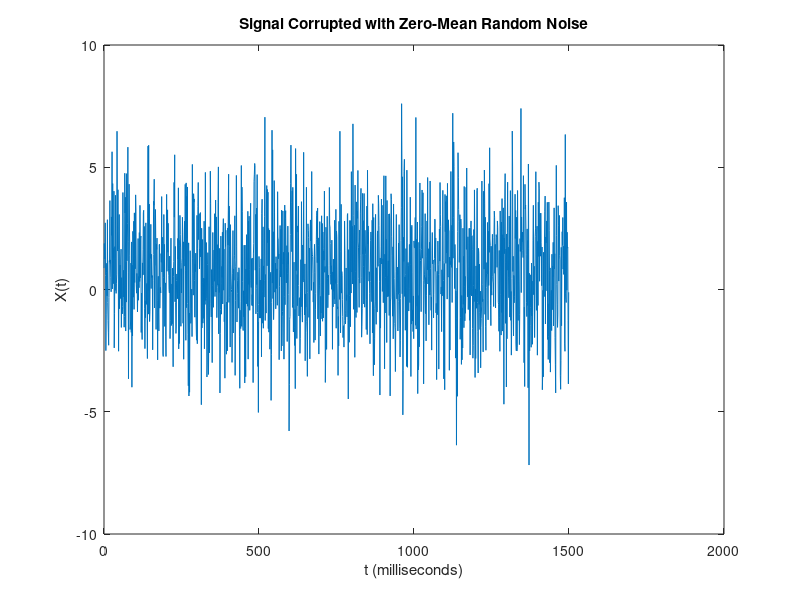
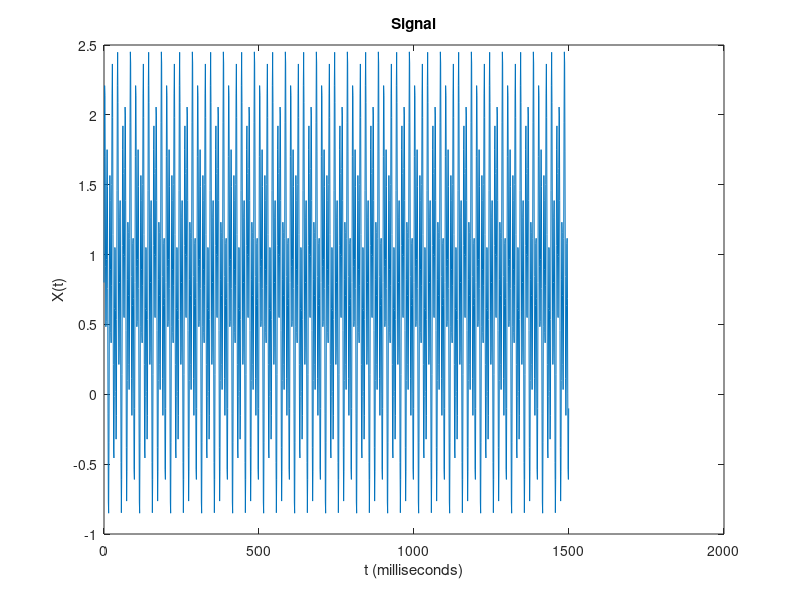
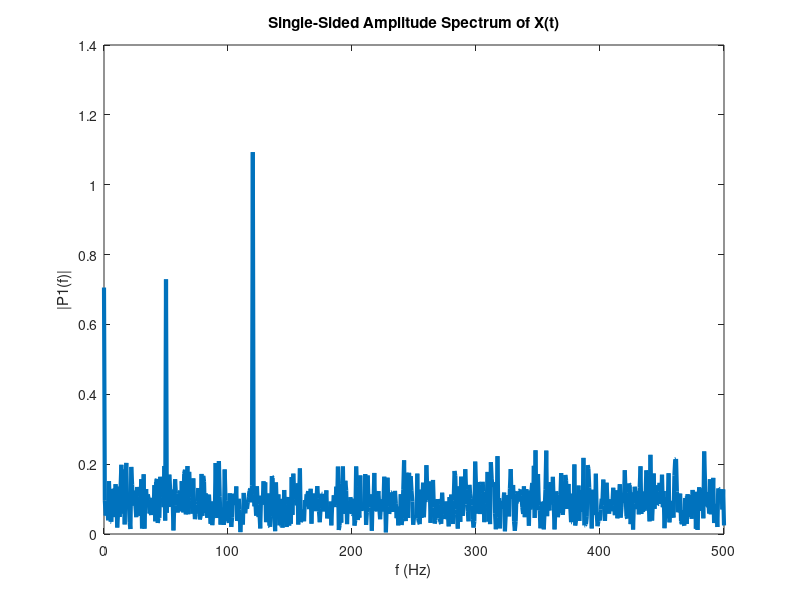

The MATLAB source for these figures, in order: (Note: this script raises an error after producing the figures.)
%Alright, we need to figure this out.
%Frank needs to correctly use the spectrum to separate the timeseries.

%Sampling frequency: 1 kHz
%Signal duration: 1.5 seconds

Fs = 1000;            % Sampling frequency                    
T = 1/Fs;             % Sampling period       
L = 1500;             % Length of signal
t = (0:L-1)*T;        % Time vector

S = 0.8 + 0.7*sin(2*pi*50*t) + sin(2*pi*120*t);

data = S + 2*randn(size(t));


figure()
plot(1000*t,data)
title("Signal Corrupted with Zero-Mean Random Noise")
xlabel("t (milliseconds)")
ylabel("X(t)")

figure()
plot(1000*t,S)
title("Signal")
xlabel("t (milliseconds)")
ylabel("X(t)")


Y = fft(data)
P2 = abs(Y/L);
P1 = P2(1:L/2+1);
P1(2:end-1) = 2*P1(2:end-1);


f = Fs/L*(0:(L/2));
figure()
plot(f,P1,"LineWidth",3) 
title("Single-Sided Amplitude Spectrum of X(t)")
xlabel("f (Hz)")
ylabel("|P1(f)|")


segmentLength = 1000;
noverlap = 500;
[pxx,f] = pwelch(data,segmentLength,noverlap,40,Fs);

[pxx,f] = pwelch(data);

figure()
plot(f,10*log10(pxx))
xlabel('Frequency (Hz)')
ylabel('PSD (dB/Hz)')
title('Example Signal, 50% overlap')



figure()
plot(Fs/L*(0:L-1),abs(Y),"LineWidth",3)
title("Complex Magnitude of fft Spectrum")
xlabel("f (Hz)")
ylabel("|fft(X)|")
figure()
plot(Fs/L*(-L/2:L/2-1),abs(fftshift(Y)),"LineWidth",3)
title("fft Spectrum in the Positive and Negative Frequencies")
xlabel("f (Hz)")
ylabel("|fft(X)|")


Y = fft(S);
P2 = abs(Y/L);
P1 = P2(1:L/2+1);
P1(2:end-1) = 2*P1(2:end-1);
figure()
plot(f,P1,"LineWidth",3) 
title("Single-Sided Amplitude Spectrum of S(t)")
xlabel("f (Hz)")
ylabel("|P1(f)|")

 %Franks Hanning Window Implementation

Fs = 1000;            % Sampling frequency                    
T = 1/Fs;             % Sampling period       
L = 1500;             % Length of signal
t = (0:L-1)*T;        % Time vector
f = Fs/L*(0:(L/2));

S = 0.8 + 0.7*sin(2*pi*50*t) + sin(2*pi*120*t);

data = S + 2*randn(size(t));
hannWind = hanning(40);


dataTest = data.*hannWind;

figure()
wvtool(hannWind)


Ywindow = fft(dataTest);
P2window = abs(Ywindow/L);
P1window = P2window(1:L/2+1);
P1window(2:end-1) = 2*P1window(2:end-1);
figure()
plot(f,P1window,"LineWidth",3) 
title("Single-Sided Amplitude Spectrum of S(t)")
xlabel("f (Hz)")
ylabel("|P1(f)|")




Y = fft(data);
P2 = abs(Y/L);
P1 = P2(1:L/2+1);
P1(2:end-1) = 2*P1(2:end-1);
figure()
plot(f,P1,"LineWidth",3) 
title("Single-Sided Amplitude Spectrum of S(t)")
xlabel("f (Hz)")
ylabel("|P1(f)|")




%%
% Okay, gotta experiment with my data
% 1hz = 1 per second
% 1/3600 Hz = 1 per hour? I think
% Frank ran "deepCutz"
deepCutz
clearvars -except receiverData oneDrive githubToolbox
close all

%
Fs = 1/3600;        % Sampling Frequency, hourly
T = 1/Fs            % Sample Period
L = length(receiverData{5}.HourlyDets)          % Length of Signal
t = (0:L-1)*T;

%Testing my data
T = receiverData{5}.DT
% T2 = receiverData{5}.DT
data = receiverData{5}.HourlyDets';
window = hanning(40);

f = Fs/L*(0:(L/2));

figure()
plot(T,data)
title("Row in the Time Domain")

%
Y = fft(data);
P2 = abs(Y/L);
P1 = P2(1:L/2+1);
P1(2:end-1) = 2*P1(2:end-1);
figure()
plot(f,P1,"LineWidth",3) 
title("FFT: Off Reef, No Window")
xlabel("f (Hz)")
ylabel("|P1(f)|")


%%
dataTest = data.*window;


Ywindow = fft(dataTest);
P2window = abs(Ywindow/L);
P1window = P2window(1:L/2+1);
P1window(2:end-1) = 2*P1window(2:end-1);
figure()
plot(f,P1window,"LineWidth",3) 
title("Single-Sided Amplitude Spectrum, Data: 80-Hour  Hanning Window, Off Reef")
xlabel("f (Hz)")
ylabel("|P1(f)|")


















%%




Y = fft(data,L);
windowY = fft(window.*data,:)

figure()
plot(Fs/L*(0:L-1),abs(Y),"LineWidth",3)
title("Complex Magnitude of fft Spectrum")
xlabel("f (Hz)")
ylabel("|fft(X)|")


%
figure()
plot(Fs/L*(-L/2:L/2-1),abs(fftshift(Y)),"LineWidth",3)
title("fft Spectrum in the Positive and Negative Frequencies")
xlabel("f (Hz)")
ylabel("|fft(X)|")


P2 = abs(Y/L);
P1 = P2(1:L/2+1);
P1(2:end-1) = 2*P1(2:end-1);


f = Fs/L*(0:(L/2));
plot(f,P1,"LineWidth",3) 
title("Single-Sided Amplitude Spectrum of X(t),NoFilter")
xlabel("f (Hz)")
ylabel("|P1(f)|")







%%
%Off reef is super obvious: tides and daily.
%On reef is not. Need to look at lowpass/highpass filters, or windowing.
Fs = 1/3600;        % Sampling Frequency
T = 1/Fs            % Sample Period
L = length(receiverData{5}.HourlyDets)          % Length of Signal
% L = length(receiverData{5}.HourlyDets)
t = (0:L-1)*T;


%Testing my data
T = receiverData{4}.DT
% T2 = receiverData{5}.DT
data = receiverData{4}.HourlyDets;
% X2 = receiverData{5}.HourlyDets;




%40 hour pass
wpass = 1/(40*3600);


dataHighFilter = highpass(data,wpass);
dataLowFilter   = lowpass(data,wpass);

Y = fft(dataHighFilter,L);
% Y2 = fft(X2,L2);

figure()
plot(Fs/L*(0:L-1),abs(Y),"LineWidth",3)
title("Complex Magnitude of fft Spectrum")
xlabel("f (Hz)")
ylabel("|fft(X)|")


%
figure()
plot(Fs/L*(-L/2:L/2-1),abs(fftshift(Y)),"LineWidth",3)
title("fft Spectrum in the Positive and Negative Frequencies")
xlabel("f (Hz)")
ylabel("|fft(X)|")


P2 = abs(Y/L);
P1 = P2(1:L/2+1);
P1(2:end-1) = 2*P1(2:end-1);


f = Fs/L*(0:(L/2));
plot(f,P1,"LineWidth",3) 
title("Single-Sided Amplitude Spectrum of X(t), HighFilter")
xlabel("f (Hz)")
ylabel("|P1(f)|")

%
Y = fft(dataLowFilter,L);
% Y2 = fft(X2,L2);

figure()
plot(Fs/L*(0:L-1),abs(Y),"LineWidth",3)
title("Complex Magnitude of fft Spectrum")
xlabel("f (Hz)")
ylabel("|fft(X)|")


%
figure()
plot(Fs/L*(-L/2:L/2-1),abs(fftshift(Y)),"LineWidth",3)
title("fft Spectrum in the Positive and Negative Frequencies")
xlabel("f (Hz)")
ylabel("|fft(X)|")


P2 = abs(Y/L);
P1 = P2(1:L/2+1);
P1(2:end-1) = 2*P1(2:end-1);


f = Fs/L*(0:(L/2));
plot(f,P1,"LineWidth",3) 
title("Single-Sided Amplitude Spectrum of X(t), LowFilter")
xlabel("f (Hz)")
ylabel("|P1(f)|")







%%


Fs = 1000;                    % Sampling frequency
T = 1/Fs;                     % Sampling period
L = 1000;                     % Length of signal
t = (0:L-1)*T;                % Time vector

x1 = cos(2*pi*50*t);          % First row wave
x2 = cos(2*pi*150*t);         % Second row wave
x3 = cos(2*pi*300*t);         % Third row wave

data = [x1; x2; x3];

figure()
for i = 1:3
    subplot(3,1,i)
    plot(t(1:100),data(i,1:100))
    title("Row " + num2str(i) + " in the Time Domain")
end


dim = 2;
Y = fft(data,L,dim);
P2 = abs(Y/L);
P1 = P2(:,1:L/2+1);
P1(:,2:end-1) = 2*P1(:,2:end-1);

figure()
for i=1:3
    subplot(3,1,i)
    plot(0:(Fs/L):(Fs/2-Fs/L),P1(i,1:L/2))
    title("Row " + num2str(i) + " in the Frequency Domain")
end


%%
%Frank testing ADCP?

tidalAnalysis2020
clearvars -except githubToolbox localplots oneDrive adcp rotUtideShore ut vt localPlots matlabToolbox oneDrive tideDN tideDT rotUtideShore rotVtideShore uz vz
close all

time = datetime(adcp.dn(1:2:end),'convertFrom','datenum')
uz = uz(1:2:end);
vz = vz(1:2:end);


Fs = 1/3600;        % Sampling Frequency, hourly
T = 1/Fs            % Sample Period
L = length(vz)          % Length of Signal
t = (0:L-1)*T;

%Testing my data
T = time;
% T2 = receiverData{5}.DT
data = ut;
dataY = vt;
% window = hanning(1000);


segmentLength = 80;
noverlap = 40;
f = Fs/L*(0:(L/2));


[pxx,f] = pwelch(data,segmentLength,noverlap,40,Fs);



figure()
plot(f,10*log10(pxx))

xlabel('Frequency (Hz)')
ylabel('PSD (dB/Hz)')
title('ADCP VZ Raw, 50% overlap')


starts = 1:20:2700;

dataNew = data(1:40);
for k = 2:134
    dataNew(k,:) = data(starts(k):starts(k)+39)
end


Y = fft(dataNew)

Ytest = fft(data)



%
wpass = 1/(40*3600);
dataHighFilter = highpass(data,wpass);
dataLowFilter   = lowpass(data,wpass);
%

f = Fs/L*(0:(L/2));

test = cwtfilterbank(signalLength=1000, samplingFrequency=Fs)





figure()
plot(T,data)
title("Row in the Time Domain")


Y = fft(data);
P2 = abs(Y/L);
P1 = P2(1:L/2+1);
P1(2:end-1) = 2*P1(2:end-1);
figure()
plot(f,P1,"LineWidth",3) 
title("ADCP no Window, U")
xlabel("f (Hz)")
ylabel("|P1(f)|")


%%
dataTest = data.*window;


Ywindow = fft(dataTest);
P2window = abs(Ywindow/L);
P1window = P2window(1:L/2+1);
P1window(2:end-1) = 2*P1window(2:end-1);
figure()
plot(f,P1window,"LineWidth",3) 
title("ADCP, 40 Window, U")
xlabel("f (Hz)")
ylabel("|P1(f)|")



%%
FRANK you need to use pwelch() and buffer() and filtfilt(). Buffer makes the windows and does the zero padding, makes life a lot easier
